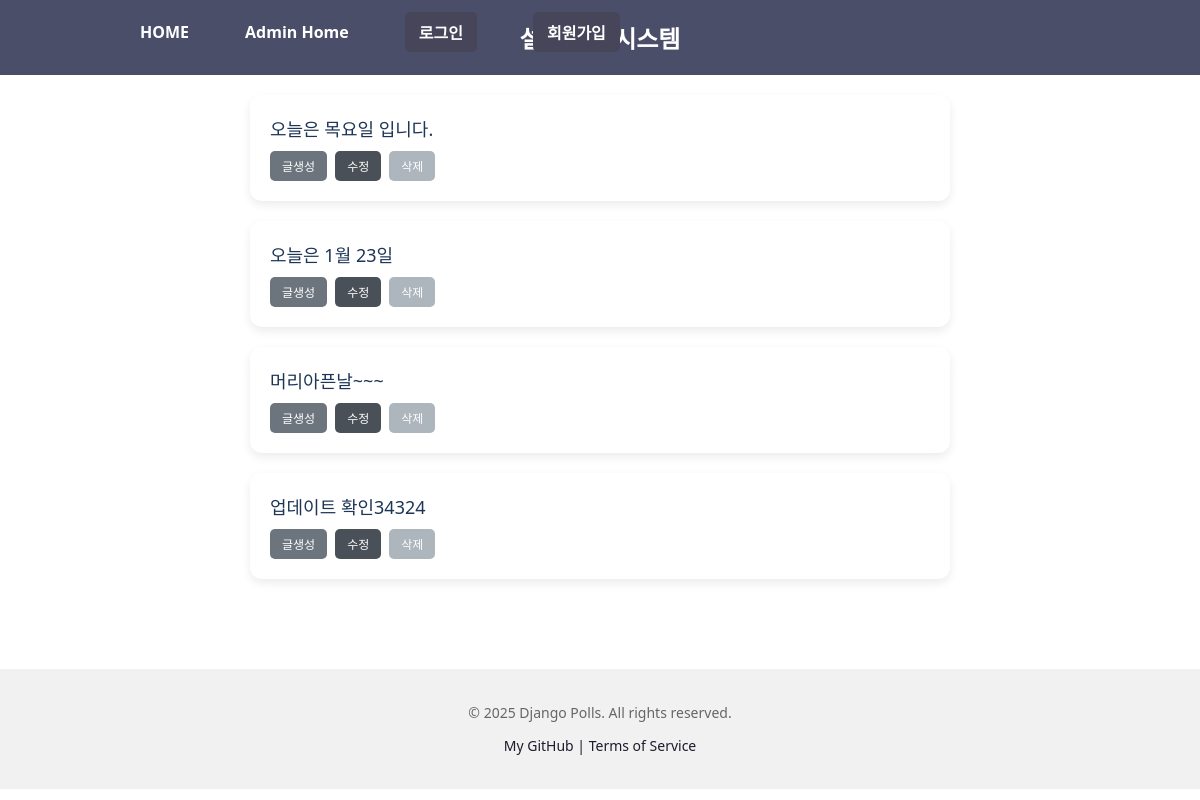
/polls/, run on an earlier commit of the app's database.
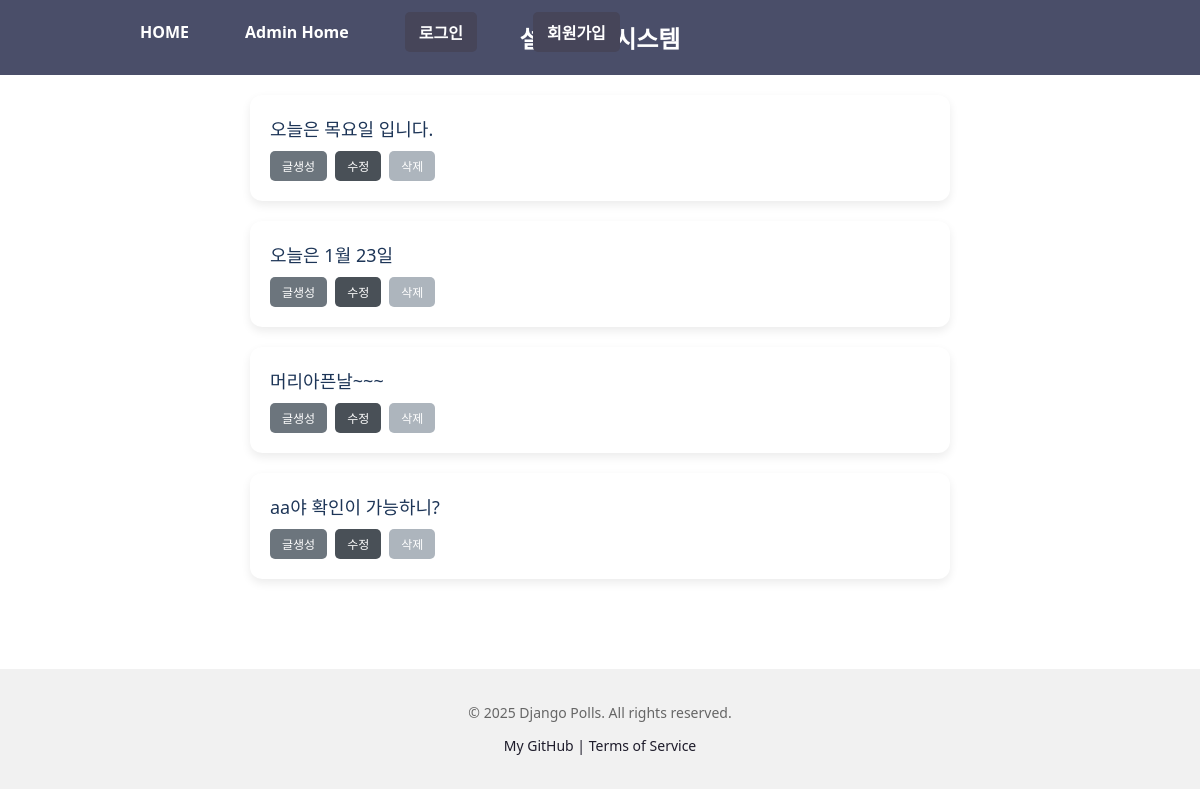
And on a later commit of the database.
### polls/models.py (models this page shows, shortened)
class Question(models.Model):
    question_text = models.CharField(max_length=200)
    pub_date = models.DateTimeField("date published")

### polls/views.py (the view)
# urls.py: path("", views.IndexView.as_view(), name="index"),
class IndexView(generic.ListView):
    template_name = "polls/index.html"
    context_object_name = "latest_question_list"
    def get_queryset(self):
        return Question.objects.filter(pub_date__lte=timezone.now())

### templates/polls/index.html (shortened to what this page needs)
{% extends "polls/base.html" %} {% load static %}
{% block content %}
{% if latest_question_list %}
<ul class="question-list">
    {% for question in latest_question_list %}
    <li class="question-item">
        <div class="question-text">
            <a href="{% url 'polls:detail' question.id %}">{{ question.question_text }}</a>
        </div>
        <div class="question-actions">
            <a href="{% url 'polls:question_create' %}" class="button create">글생성</a>
            <a href="{% url 'polls:question_update' question.id %}" class="button update">수정</a>
            <a href="{% url 'polls:question_delete' question.id %}" class="button delete">삭제</a>
        </div>
    </li>
    {% endfor %}
</ul>
{% else %}
<p>No polls are available.</p>
{% endif %} {% endblock %}

What changed in the data, as far as the page shows it:
removed Question: question_text "업데이트 확인34324"
added Question: question_text "aa야 확인이 가능하니?"
